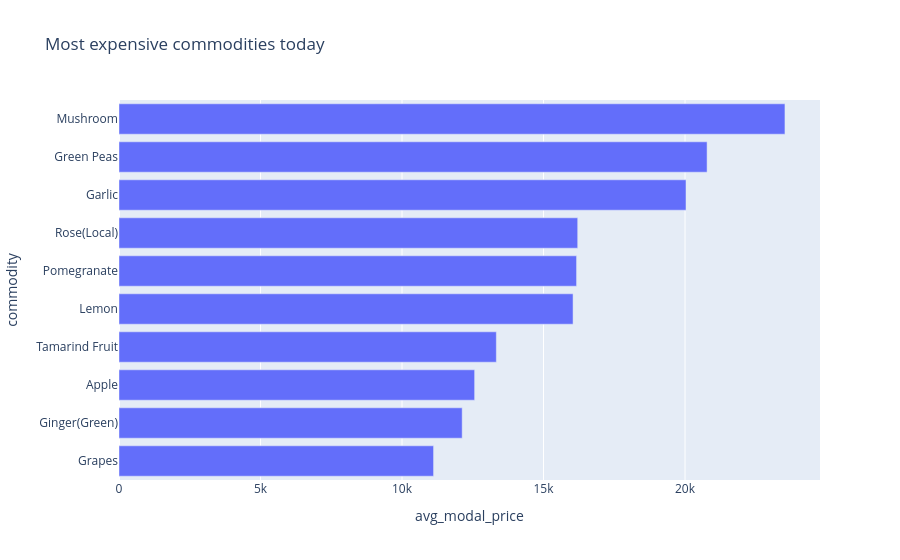

Notebook code for this chart:
### Code cell
# --- Cell 6: Q5. Most expensive commodities today (Rs/quintal) ---
p = q("""
SELECT commodity, ROUND(AVG(modal_price)) AS avg_modal_price, COUNT(*) AS markets
FROM mandi_prices GROUP BY commodity HAVING markets >= 20 ORDER BY avg_modal_price DESC LIMIT 10""")
px.bar(p, x="avg_modal_price", y="commodity", orientation="h", title="Most expensive commodities today") \
  .update_layout(yaxis={"categoryorder": "total ascending"})

### Figure 1 — Plotly figure (JSON) as saved in the notebook; plotly's stock layout.template omitted (floating-point values rounded to 4 significant figures)
{"data": [{"hovertemplate": "avg_modal_price=%{x}<br>commodity=%{y}<extra></extra>", "legendgroup": "", "marker": {"color": "#636efa", "pattern": {"shape": ""}}, "name": "", "orientation": "h", "showlegend": false, "textposition": "auto", "type": "bar", "x": [23530.0, 20780.0, 20040.0, 16210.0, 16170.0, 16040.0, 13330.0, 12570.0, 12130.0, 11120.0], "xaxis": "x", "y": ["Mushroom", "Green Peas", "Garlic", "Rose(Local)", "Pomegranate", "Lemon", "Tamarind Fruit", "Apple", "Ginger(Green)", "Grapes"], "yaxis": "y"}], "layout": {"barmode": "relative", "legend": {"tracegroupgap": 0}, "title": {"text": "Most expensive commodities today"}, "xaxis": {"anchor": "y", "domain": [0.0, 1.0], "title": {"text": "avg_modal_price"}}, "yaxis": {"anchor": "x", "categoryorder": "total ascending", "domain": [0.0, 1.0], "title": {"text": "commodity"}}}}
